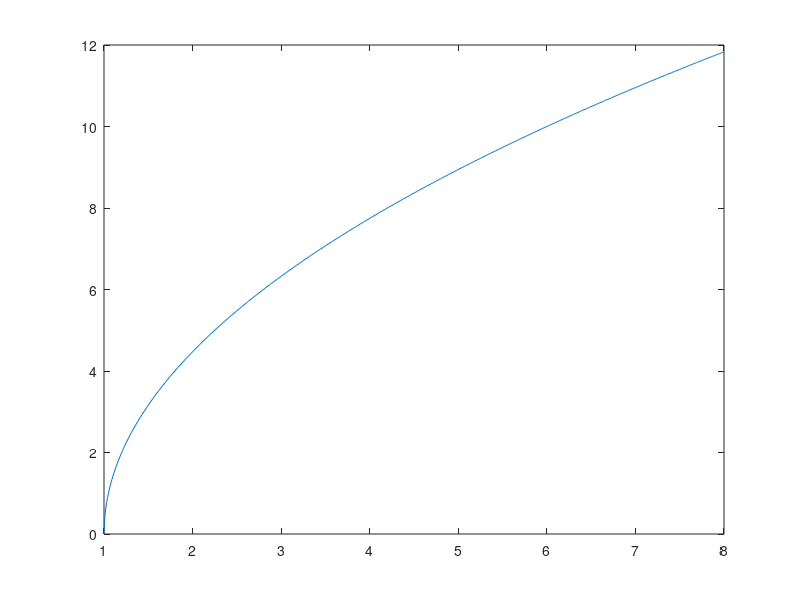

Recreate this plot in MATLAB. (Note: this script raises an error after producing the figure.)

params.Ds = 1.0;
params.amax = 5.0;
params.vmax = 2.5;

delta_p_ij = params.Ds:0.01:8;
% delta_v_ij = 0:-0.1:-2*params.vmax;
delta_v_ij = params.vmax;

% [X, Y] = meshgrid(delta_p_ij, delta_v_ij);

% 
% res = sqrt(4 * params.amax * (X - params.Ds)) + ...
%     Y ./ X;

res = sqrt(4 * params.amax * (delta_p_ij - params.Ds));% + (2 * params.vmax) ./ delta_p_ij;
% 
% plot(delta_p_ij, res);
% axis equal
% surf(X, Y, res);
plot(delta_p_ij, res);

% xlabel('relative distance');
% ylabel('relative speed');

%%
t = 131;
pos = [x(t,:); y(t,:)];
vel = [vx(t,:); vy(t,:)];
res = wrapper_barrier_function(pos, vel, 1, 2, params)
